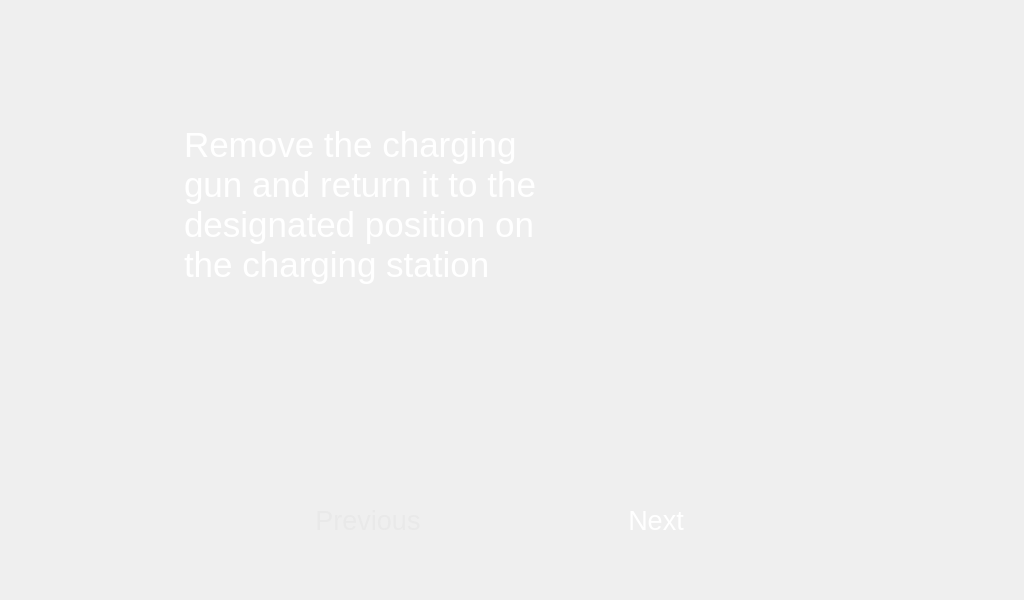
<?xml version="1.0" encoding="UTF-8"?>
<ui version="4.0">
 <class>Form</class>
 <widget class="QWidget" name="Form">
  <property name="geometry">
   <rect>
    <x>0</x>
    <y>0</y>
    <width>1024</width>
    <height>600</height>
   </rect>
  </property>
  <property name="windowTitle">
   <string>Form</string>
  </property>
  <widget class="QLabel" name="label">
   <property name="geometry">
    <rect>
     <x>0</x>
     <y>0</y>
     <width>1024</width>
     <height>600</height>
    </rect>
   </property>
   <property name="text">
    <string/>
   </property>
   <property name="pixmap">
    <pixmap>image/bg_step9.png</pixmap>
   </property>
  </widget>
  <widget class="QLabel" name="label_2">
   <property name="geometry">
    <rect>
     <x>184</x>
     <y>125</y>
     <width>431</width>
     <height>241</height>
    </rect>
   </property>
   <property name="font">
    <font>
     <family>Arial</family>
     <pointsize>26</pointsize>
    </font>
   </property>
   <property name="styleSheet">
    <string notr="true">QLabel {
        color: white;                /* 文字顏色 */
        font-size: 26pt;             /* 字體大小 */
        font-family: &quot;Arial&quot;;
    }
 </string>
   </property>
   <property name="text">
    <string>Remove the charging
gun and return it to the
designated position on
the charging station</string>
   </property>
   <property name="textFormat">
    <enum>Qt::AutoText</enum>
   </property>
   <property name="alignment">
    <set>Qt::AlignLeading|Qt::AlignLeft|Qt::AlignTop</set>
   </property>
  </widget>
  <widget class="QLabel" name="label_3">
   <property name="geometry">
    <rect>
     <x>622</x>
     <y>26</y>
     <width>255</width>
     <height>453</height>
    </rect>
   </property>
   <property name="text">
    <string/>
   </property>
   <property name="pixmap">
    <pixmap>image/step9_ok.png</pixmap>
   </property>
  </widget>
  <widget class="QPushButton" name="pushButton_previous">
   <property name="geometry">
    <rect>
     <x>270</x>
     <y>485</y>
     <width>196</width>
     <height>70</height>
    </rect>
   </property>
   <property name="font">
    <font>
     <pointsize>20</pointsize>
    </font>
   </property>
   <property name="styleSheet">
    <string notr="true">QPushButton {
        border-image: url(&quot;image/btn_gr_196x70_def.png&quot;) 0 0 0 0 stretch stretch;
        color: #E9E9E9;                /* 文字顏色 */
        font-size: 20pt;             /* 字體大小 */
    }
    QPushButton:pressed {
        border-image: url(&quot;image/btn_gr_196x70_act.png&quot;) 0 0 0 0 stretch stretch;
color: #FFFF00;                /* 文字顏色 */
        font-size: 20pt;             /* 字體大小 */
    }</string>
   </property>
   <property name="text">
    <string>Previous</string>
   </property>
   <property name="iconSize">
    <size>
     <width>196</width>
     <height>70</height>
    </size>
   </property>
   <property name="flat">
    <bool>true</bool>
   </property>
  </widget>
  <widget class="QPushButton" name="pushButton_next">
   <property name="geometry">
    <rect>
     <x>558</x>
     <y>485</y>
     <width>196</width>
     <height>70</height>
    </rect>
   </property>
   <property name="font">
    <font>
     <pointsize>20</pointsize>
    </font>
   </property>
   <property name="styleSheet">
    <string notr="true">QPushButton {
        border-image: url(&quot;image/btn_196x70_def.png&quot;) 0 0 0 0 stretch stretch;
        color: #FFFFFF;                /* 文字顏色 */
        font-size: 20pt;             /* 字體大小 */
    }
    QPushButton:pressed {
        border-image: url(&quot;image/btn_196x70_act.png&quot;) 0 0 0 0 stretch stretch;
color: #FFFF00;                /* 文字顏色 */
        font-size: 20pt;             /* 字體大小 */
    }</string>
   </property>
   <property name="text">
    <string>Next</string>
   </property>
   <property name="iconSize">
    <size>
     <width>196</width>
     <height>70</height>
    </size>
   </property>
   <property name="flat">
    <bool>true</bool>
   </property>
  </widget>
 </widget>
 <resources/>
 <connections/>
</ui>
